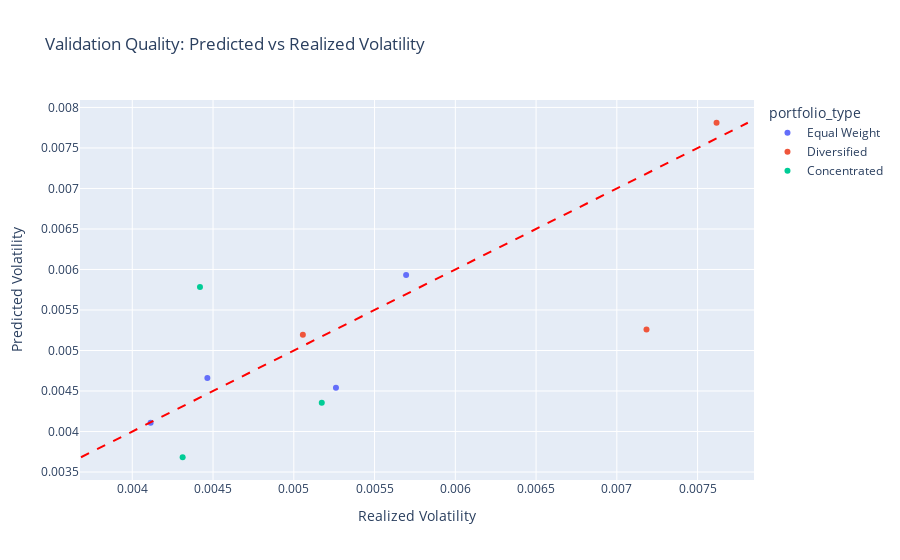

Here is the notebook cell this chart was saved with:
### Markdown cell above
## 6. Validation Quality Assessment

Analyze how well the optimized parameters predict portfolio volatility across different portfolio compositions.

### Code cell
# Get validation performance
test_portfolios_df = analyzer.get_test_portfolios_performance()
detailed_results = analyzer.get_detailed_validation_results()

print("VALIDATION QUALITY ASSESSMENT")
print("==============================")
print()
print("Portfolio-Level Validation Results:")
print(f"   Number of Test Portfolios: {len(test_portfolios_df)}")
print(f"   Mean Absolute Error: {test_portfolios_df['abs_error'].mean():.6f}")
print(f"   Mean Relative Error: {test_portfolios_df['relative_error'].mean():.1%}")
print(f"   RMSE: {np.sqrt(test_portfolios_df['error'].pow(2).mean()):.6f}")
print()
print("Performance by Portfolio Type:")
portfolio_stats = test_portfolios_df.groupby('portfolio_type').agg({
    'abs_error': ['mean', 'std'],
    'relative_error': ['mean', 'std']
})
print(portfolio_stats)

# Plot validation quality
fig = visualizer.plot_validation_quality(test_portfolios_df)
plt.show()

# Interactive version
fig_interactive = visualizer.plot_validation_quality(test_portfolios_df, interactive=True)
fig_interactive.show()

### Figure 1 — Plotly figure (JSON) as saved in the notebook; plotly's stock layout.template omitted (floating-point values rounded to 4 significant figures)
{"data": [{"hovertemplate": "portfolio_type=Equal Weight<br>Realized Volatility=%{x}<br>Predicted Volatility=%{y}<extra></extra>", "legendgroup": "Equal Weight", "marker": {"color": "#636efa", "symbol": "circle"}, "mode": "markers", "name": "Equal Weight", "orientation": "v", "showlegend": true, "type": "scatter", "x": [0.004465, 0.005261, 0.005695, 0.004114], "xaxis": "x", "y": [0.004662, 0.004539, 0.005932, 0.004109], "yaxis": "y"}, {"hovertemplate": "portfolio_type=Diversified<br>Realized Volatility=%{x}<br>Predicted Volatility=%{y}<extra></extra>", "legendgroup": "Diversified", "marker": {"color": "#EF553B", "symbol": "circle"}, "mode": "markers", "name": "Diversified", "orientation": "v", "showlegend": true, "type": "scatter", "x": [0.005056, 0.007184, 0.007617], "xaxis": "x", "y": [0.005195, 0.005259, 0.007811], "yaxis": "y"}, {"hovertemplate": "portfolio_type=Concentrated<br>Realized Volatility=%{x}<br>Predicted Volatility=%{y}<extra></extra>", "legendgroup": "Concentrated", "marker": {"color": "#00cc96", "symbol": "circle"}, "mode": "markers", "name": "Concentrated", "orientation": "v", "showlegend": true, "type": "scatter", "x": [0.004312, 0.005173, 0.004419], "xaxis": "x", "y": [0.003682, 0.004354, 0.005783], "yaxis": "y"}], "layout": {"legend": {"title": {"text": "portfolio_type"}, "tracegroupgap": 0}, "shapes": [{"line": {"color": "red", "dash": "dash"}, "type": "line", "x0": 0.003682, "x1": 0.007811, "y0": 0.003682, "y1": 0.007811}], "title": {"text": "Validation Quality: Predicted vs Realized Volatility"}, "xaxis": {"anchor": "y", "domain": [0, 1], "title": {"text": "Realized Volatility"}}, "yaxis": {"anchor": "x", "domain": [0, 1], "title": {"text": "Predicted Volatility"}}}}
